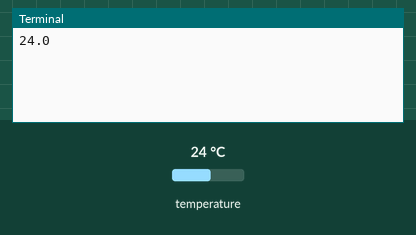
Simulated run of this program. Board: Raspberry Pi (BCM pin numbers). Shown: the last lines printed to the terminal. Inputs (shaded band) come from the test bench; at power-on: temperature 24 °C. Files the program writes start out absent.

Above: at 1.2 s.
1.3 s: temperature set to 12 °C
At 2.7 s:
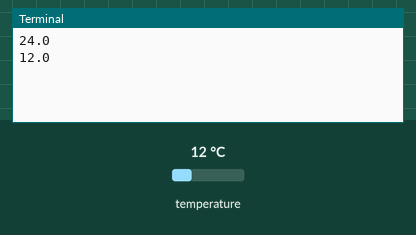
4.0 s: temperature set to 19 °C
At 4.3 s:
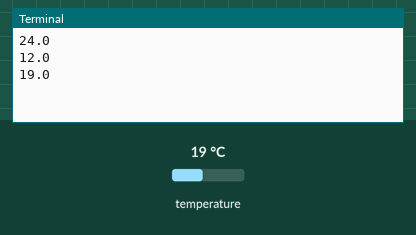
Timing chart, 0 to 7.0 s (numbered marks = the images above; inputs shaded):
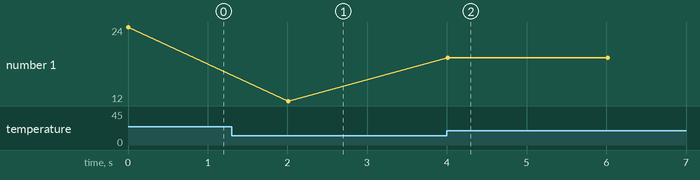

Measured:
- after the input at 1.3 s, the terminal: prints a new line after 0.71 s (image 1)
- after the input at 4.0 s, the terminal: prints a new line at once (image 2)
- plotted number 1: 24 → 12 after the input at 1.3 s, 12 → 19 after the input at 4.0 s

The program:

Temp-sensor.py
```python
# Temp-sensor.py

import time
from smbus import SMBus
bus= SMBus(1)   # 1 indique qu'il faut utiliser le port /dev/i2c-1

while True:
    # Le composant porte l'adresse 0x48 (A0 et A1 relies à GND)
    # On va lire plusieurs octets a partir du registre 0
    data = bus.read_i2c_block_data(0x48, 0)

    tempMSB = data[0]
    tempLSB = data[1]

    temperature=(((tempMSB << 8) + tempLSB) >>7) * 0.5
    if temperature > 128 :  # test si la temperature est negative
        # complement a 1 de la temperature
        temperature = (((((tempMSB << 8) + tempLSB) >>7 )* 0.5) -256)

    print(temperature)
    fichier = open ('fichier_anne_marie','a')
    fichier.write (str(temperature))
    fichier.write (',  ')
    fichier.close ()

    time.sleep(2)
```
